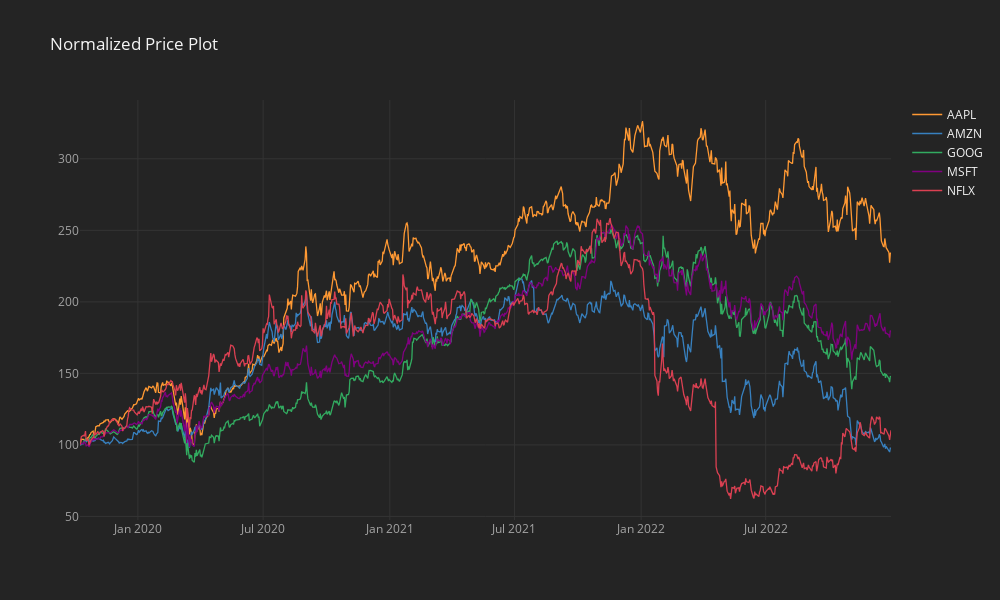

The notebook cell saved with this chart:
### Markdown cell above
Visualize Data

### Code cell
# Plot price history
df.iloc[1200:,:].normalize().iplot(kind='line', title='Normalized Price Plot')

### Figure 1 — Plotly figure (JSON) as saved in the notebook; plotly's stock layout.template omitted (floating-point values rounded to 4 significant figures; data arrays with more than 128 entries replaced by an {"elided": "..."} marker saying what was removed)
{"data": [{"line": {"color": "rgba(255, 153, 51, 1.0)", "dash": "solid", "shape": "linear", "width": 1.3}, "mode": "lines", "name": "AAPL", "text": "", "type": "scatter", "x": {"elided": "814 str values"}, "y": {"elided": "814 float values"}}, {"line": {"color": "rgba(55, 128, 191, 1.0)", "dash": "solid", "shape": "linear", "width": 1.3}, "mode": "lines", "name": "AMZN", "text": "", "type": "scatter", "x": {"elided": "814 str values"}, "y": {"elided": "814 float values"}}, {"line": {"color": "rgba(50, 171, 96, 1.0)", "dash": "solid", "shape": "linear", "width": 1.3}, "mode": "lines", "name": "GOOG", "text": "", "type": "scatter", "x": {"elided": "814 str values"}, "y": {"elided": "814 float values"}}, {"line": {"color": "rgba(128, 0, 128, 1.0)", "dash": "solid", "shape": "linear", "width": 1.3}, "mode": "lines", "name": "MSFT", "text": "", "type": "scatter", "x": {"elided": "814 str values"}, "y": {"elided": "814 float values"}}, {"line": {"color": "rgba(219, 64, 82, 1.0)", "dash": "solid", "shape": "linear", "width": 1.3}, "mode": "lines", "name": "NFLX", "text": "", "type": "scatter", "x": {"elided": "814 str values"}, "y": {"elided": "814 float values"}}], "layout": {"height": 600, "legend": {"bgcolor": "#242424", "font": {"color": "#F4F4F4"}}, "paper_bgcolor": "#242424", "plot_bgcolor": "#242424", "title": {"font": {"color": "#F4F4F4"}, "text": "Normalized Price Plot"}, "width": 1000, "xaxis": {"gridcolor": "#343434", "showgrid": true, "tickfont": {"color": "#A4A4A4"}, "title": {"font": {"color": "#A4A4A4"}, "text": ""}, "zerolinecolor": "#444444"}, "yaxis": {"gridcolor": "#343434", "showgrid": true, "tickfont": {"color": "#A4A4A4"}, "title": {"font": {"color": "#A4A4A4"}, "text": ""}, "zerolinecolor": "#444444"}}}
